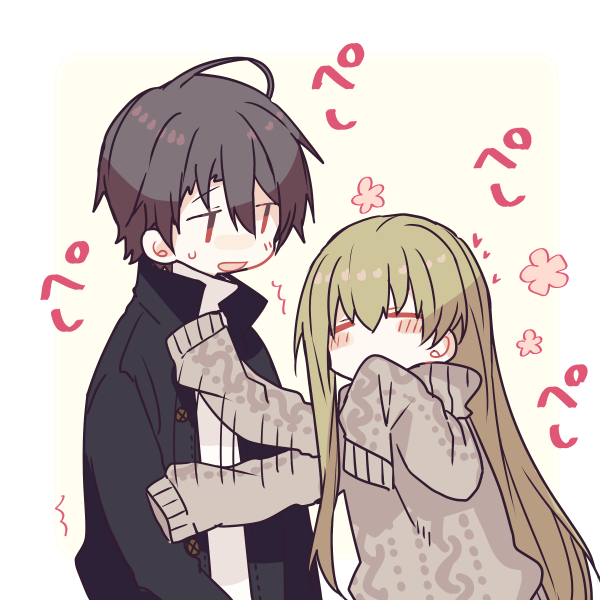
#> input picture LAB03/data/cecilia-color.jpg, 600 x 600 px
$ python -i denoise_image.py   (imports and definitions only)
#> lines starting #> are read from the running program, lines starting #| are printed output that depends on the picture
#> further down, picture is the input picture: shape (600, 600, 3); mean B, G, R 186.9, 190.4, 200.8
import cv2

def denoise_image(image, k=5):
#> called with k = 5
    mean_denoise   = cv2.blur(image, (k, k))
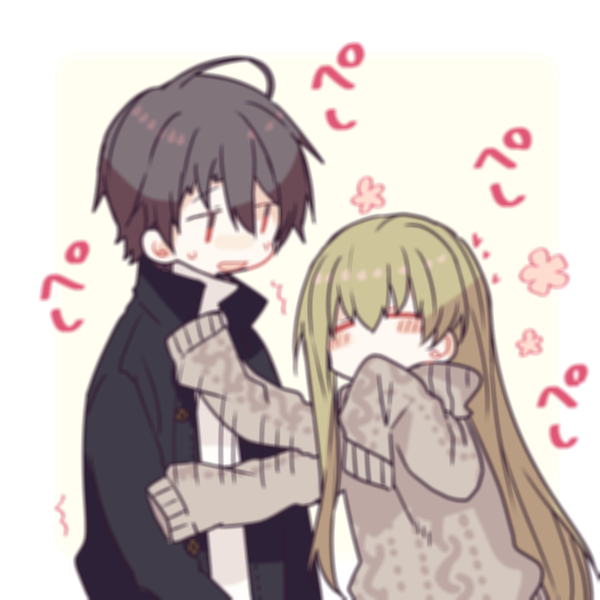
#> mean_denoise: shape (600, 600, 3); mean B, G, R 186.9, 190.4, 200.8
    gauss_denoise  = cv2.GaussianBlur(image, (k, k), 0)
    median_denoise = cv2.medianBlur(image, k)
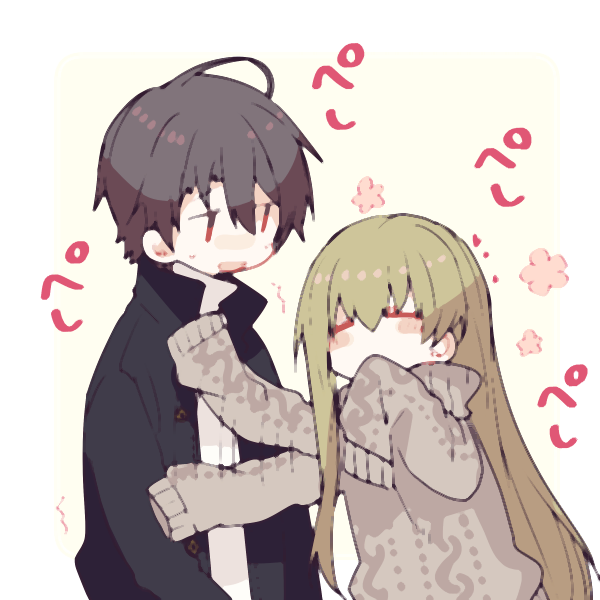
#> median_denoise: shape (600, 600, 3); mean B, G, R 189.1, 193.4, 203.4

    images = [mean_denoise, gauss_denoise, median_denoise]
    titles = ['Mean Denoise', 'Gauss Denoise', 'Median Denoise']
    return images, titles

>>> import cv2
>>> picture = cv2.imread('data/cecilia-color.jpg')
>>> result = denoise_image(picture)
